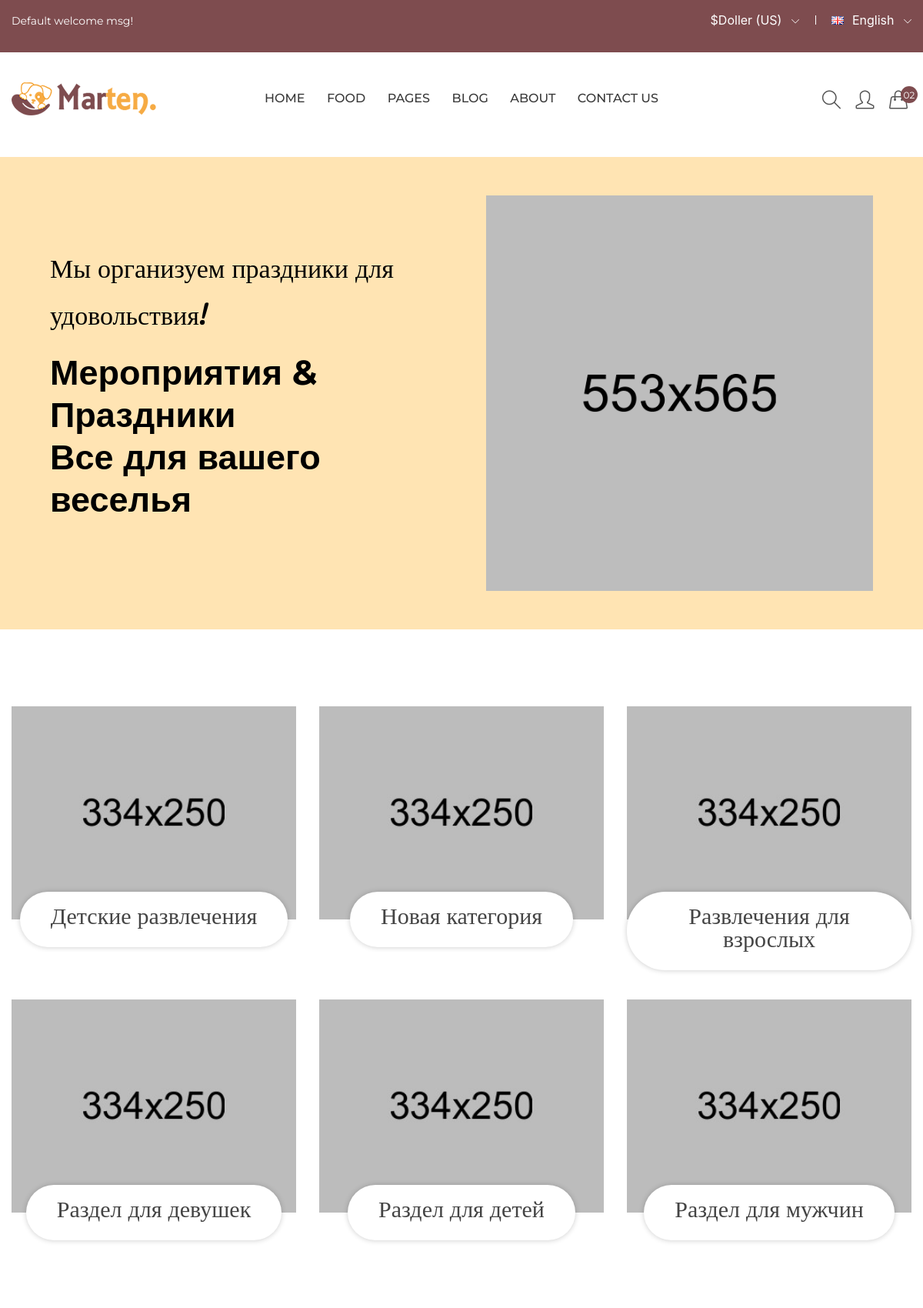
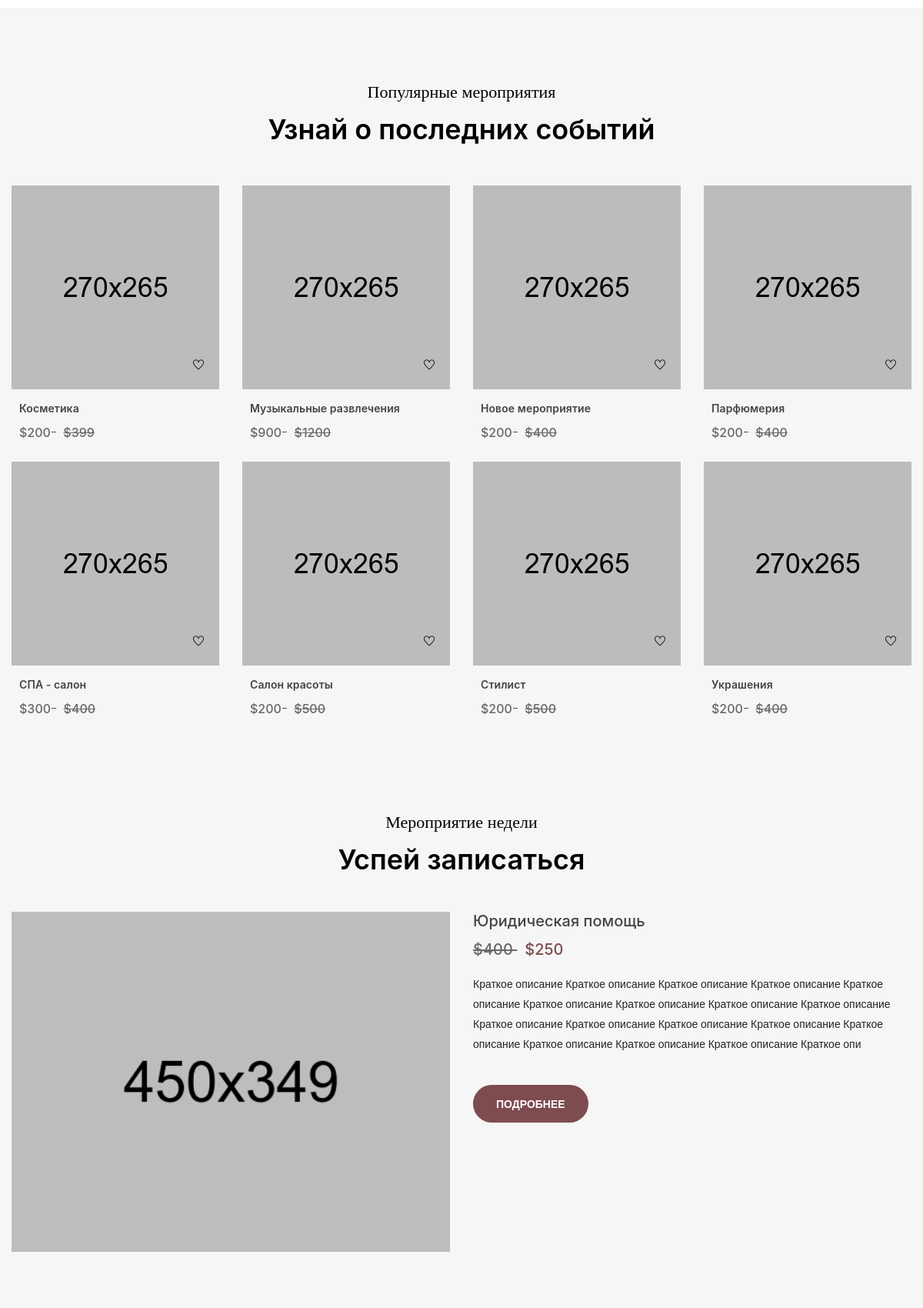
The page / (upper part) on the database its author committed (2 pictures, top to bottom).
### holiday/models.py (models this page shows, shortened)
class CategoriesHoliday(models.Model):
    class Meta:
        verbose_name = 'Категории праздника'
        verbose_name_plural = 'Категории праздников'
    name = models.CharField(verbose_name='Наименование', max_length=155)
    photo = models.ImageField(verbose_name='Фотография', upload_to='photo/CategoriesHolidays/%Y/%m/%d/')
    gender = models.BooleanField(verbose_name='Мужской(галочка есть)/Женский(галочки нет)')

class Event(models.Model):
    class Meta:
        verbose_name = 'Мероприятие'
        verbose_name_plural = 'Мероприятия'
    name = models.CharField(verbose_name='Наименование', max_length=155)
    categories = models.ForeignKey(CategoriesHoliday, verbose_name='Категория праздника', on_delete=models.PROTECT)
    photo = models.ImageField(verbose_name='Фотография', upload_to='photo/EventHolidays/%Y/%m/%d/')
    description = models.TextField(verbose_name='Краткое описание(не более 300 символов)', max_length=300)
    full_text = models.TextField(verbose_name='Подробное описание')
    data_start = models.DateTimeField(verbose_name='Дата начала')
    data_end = models.DateTimeField(verbose_name='Дата окончания')
    old_price = models.IntegerField(verbose_name='Старая цена', default=0)
    price = models.IntegerField(verbose_name='Цена')
    is_active = models.BooleanField(verbose_name='Опубликовано')
    popular = models.BooleanField(verbose_name='Отображение на главной странице(должно быть кратным 4)')
    event_of_the_week = models.BooleanField(verbose_name='Праздник недели(Может быть один)')

### holiday/views.py (the view)
# urls.py: path('', show_landing, name='landing_holiday'),
def show_landing(req):
    data = {
        'categories': CategoriesHoliday.objects.order_by('name'),
        'events': Event.objects.order_by('name')
    }
    return render(req, 'holiday/landing.html', data)

### holiday/templates/holiday/landing.html (shortened to what this page needs)
{% load static %}
<!doctype html>
<html lang="en">
<head>
    <link rel="stylesheet" href='{% static "main/css/style.css" %}' type="text/css" />
    <link rel="stylesheet" href="{% static 'main/css/jquery-ui.css' %}">
    <link rel="stylesheet" href="{% static 'main/css/bootstrap.min.css' %}">
    <link rel="stylesheet" href="{% static 'main/css/meanmenu.min.css' %}">
    <link rel="stylesheet" href="{% static 'main/css/owl.carousel.min.css' %}">
    <link rel="stylesheet" href="{% static 'main/css/responsive.css' %}">
    <link rel="stylesheet" href="{% static 'main/css/simple-line-icons.css' %}">
    <link rel="stylesheet" href="{% static 'main/css/slick.css' %}">
    <link rel="stylesheet" href="{% static 'main/css/themify-icons.css' %}">
</head>
<body>
    <header class="header-area">
            <div class="header-top theme-bg">
                <div class="container">
                    <div class="row">
                        <div class="col-lg-4 col-md-4 col-12">
                            <div class="welcome-area">
                                <p>Default welcome msg! </p>
                            </div>
                        </div>
                        <div class="col-lg-8 col-md-8 col-12">
                            <div class="account-curr-lang-wrap f-right">
                                <ul>
                                    <li class="top-hover"><a href="#">$Doller (US) <i class="icon-arrow-down"></i></a>
                                    </li>
                                    <li><a href="#"><img alt="flag" src="{% static 'main/img/icon-img/en.jpg' %}"> English  <i class="icon-arrow-down"></i></a>
                                    </li>
                                </ul>
                            </div>
                        </div>
                    </div>
                </div>
            </div>
            <div class="header-bottom transparent-bar">
                <div class="container">
                    <div class="row">
                        <div class="col-xl-2 col-lg-3 col-md-4 col-sm-4 col-5">
                            <div class="logo pt-39">
                                <a href="{% url 'landing_holiday' %}"><img alt="" src="{% static 'holiday/img/logo/logo.png' %}"></a>
                            </div>
                        </div>
                        <div class="col-xl-8 col-lg-7 d-none d-lg-block">
                            <div class="main-menu text-center">
                                <nav>
                                    <ul>
                                        <li><a href="index.html">HOME</a>
                                        </li>
                                        <li class="mega-menu-position"><a href="shop-page.html">Food</a>
                                        </li>
                                        <li><a href="#">PAGES</a>
                                        </li>
                                        <li><a href="blog-leftsidebar.html">Blog</a>
                                        </li>
                                        <li><a href="about-us.html">ABOUT</a></li>
                                        <li><a href="contact.html">contact us</a></li>
                                    </ul>
                                </nav>
                            </div>
                        </div>
                        <div class="col-xl-2 col-lg-2 col-md-8 col-sm-8 col-7">
                            <div class="search-login-cart-wrapper">
                                <div class="header-search same-style">
                                    <button class="search-toggle">
                                        <i class="icon-magnifier s-open"></i>
                                    </button>
                                </div>
                                <div class="header-login same-style">
                                    <a href="login-register.html"><i class="icon-user icons"></i></a>
                                </div>
                                <div class="header-cart same-style">
                                    <button class="icon-cart">
                                        <i class="icon-handbag"></i>
                                        <span class="count-style">02</span>
                                    </button>
                                </div>
                            </div>
                        </div>
                    </div>
                </div>
            </div>
        </header>
        <div class="slider-area">
            <div class="slider-active owl-dot-style owl-carousel">
                <div class="single-slider pt-100 pb-100 yellow-bg">
                    <div class="container">
                        <div class="row">
                            <div class="col-lg-6 col-md-6 col-12 col-sm-7">
                                <div class="slider-content slider-animated-1 pt-114">
                                    <h3 class="animated">Мы организуем праздники для удовольствия!</h3>
                                    <h1 class="animated">Мероприятия  & Праздники<br>Все для вашего веселья</h1>
                                </div>
                            </div>
                            <div class="col-lg-6 col-md-6 col-12 col-sm-5">
                                <div class="slider-single-img slider-animated-1">
                                    <img class="animated" src="{% static 'main/img/slider/slider-single-img.png' %}" alt="">
                                </div>
                            </div>
                        </div>
                    </div>
                </div>
            </div>
        </div>
        <div class="food-category food-category-col pt-100 pb-60">
            <div class="container">
                <div class="row">
                    {% for cat in categories %}
                        <div class="col-lg-4 col-md-4">
                            <div class="single-food-category cate-padding-1 text-center mb-30">
                                <div class="single-food-hover-2">
                                    <img src="{% static 'main/img/product/product-1.jpg' %}" alt="">
                                </div>
                                <div class="single-food-content">
                                    <h3><a href="{% url 'list_event_holiday' cat.pk %}">{{ cat.name }}</a></h3>
                                </div>
                            </div>
                        </div>
                    {% endfor %}
                </div>
            </div>
        </div>
        <div class="product-area pt-95 pb-70 gray-bg">
            <div class="container">
                <div class="section-title text-center mb-55">
                    <h4>Популярные мероприятия</h4>
                    <h2>Узнай о последних событий</h2>
                </div>
                <div class="row">
                    {% for event in events %}
                        {% if event.is_active == True %}
                            {% if event.popular == True %}
                                <div class="col-xl-3 col-lg-4 col-md-6 col-sm-6">
                                    <div class="product-wrapper mb-10">
                                        <div class="product-img">
                                            <a href="product-details.html">
                                                <img src="{% static 'main/img/product/product-4.jpg' %}" alt="">
                                            </a>
                                            <div class="product-action-wishlist">
                                                <a title="Wishlist" href="#">
                                                    <i class="ti-heart"></i>
                                                </a>
                                            </div>
                                        </div>
                                        <div class="product-content">
                                            <h4><a href="product-details.html">{{ event.name }}</a></h4>
                                            <div class="product-price">
                                                {% if event.old_price != 0 %}
                                                    <span class="new">${{ event.price }}</span>
                                                    <span class="old">${{ event.old_price }}</span>
                                                {% else %}
                                                    <span class="new">${{ event.price }} </span>
                                                {% endif %}
                                            </div>
                                        </div>
                                    </div>
                                </div>
                            {% endif %}
                        {% endif %}
                    {% endfor %}
        <div class="deal-area bg-img pt-95 pb-100">
            <div class="container">
                <div class="section-title text-center mb-50">
                    <h4>Мероприятие недели</h4>
                    <h2>Успей записаться</h2>
                </div>
                {% for event in events %}
                    {% if event.is_active == True %}
                        {% if event.event_of_the_week == True %}
                            <div class="row">
                                <div class="col-lg-6 col-md-6">
                                    <div class="deal-img wow fadeInLeft">
                                        <a href="#"><img src="{% static 'main/img/banner/banner-2.png' %}" alt=""></a>
                                    </div>
                                </div>
                                <div class="col-lg-6 col-md-6">
                                    <div class="deal-content">
                                        <h3><a href="#">{{ event.name }}</a></h3>
                                        <div class="deal-pro-price">
                                            <span class="deal-old-price">${{ event.old_price }} </span>
                                            <span> ${{ event.price }}</span>
                                        </div>
                                        <p>{{ event.description }}</p>
                                        <div class="discount-btn mt-35">
                                            <a class="btn-style" href="{% url 'event_holiday' event.pk %}">Подробнее</a>
                                        </div>
                                    </div>
                                </div>
                            </div>
                        {% endif %}
                    {% endif %}
                {% endfor %}
            </div>
        </div>
</body>
</html>

### main/static/main/css/responsive.css (style rules this page uses)
@media (min-width: 1200px) and (max-width: 1500px) { .single-slider.pt-100.pb-100.yellow-bg { padding: 50px; } }
@media (min-width: 1200px) and (max-width: 1500px) { .slider-content h1 { font-size: 50px; line-height: 70px; } }
@media (min-width: 992px) and (max-width: 1200px) { .main-menu li { padding: 0 12px; } }
@media (min-width: 992px) and (max-width: 1200px) { .search-login-cart-wrapper { padding: 46px 5px 0 0; } }
@media (min-width: 992px) and (max-width: 1200px) { .same-style { margin-left: 15px; } }
@media (min-width: 992px) and (max-width: 1200px) { .slider-content h1 { font-size: 45px; line-height: 55px; } }
@media (min-width: 992px) and (max-width: 1200px) { .single-slider.pt-100.pb-100.yellow-bg { padding: 50px; } }
@media (min-width: 992px) and (max-width: 1200px) { .pt-114 { padding-top: 62px; } }
@media (min-width: 992px) and (max-width: 1200px) { .cate-padding-1 .single-food-content > h3 { padding: 15px 40px 27px; } }
@media (min-width: 992px) and (max-width: 1200px) { .deal-img { padding: 0; } }

### rows shown on the page
CategoriesHoliday: name "Детские развлечения"
CategoriesHoliday: name "Новая категория"
CategoriesHoliday: name "Развлечения для взрослых"
CategoriesHoliday: name "Раздел для девушек"
CategoriesHoliday: name "Раздел для детей"
CategoriesHoliday: name "Раздел для мужчин"
Event: is_active True (drawn), name "Косметика", price "200", old_price "399"
Event: is_active True (drawn), name "Музыкальные развлечения", price "900", old_price "1200"
Event: is_active True (drawn), name "Новое мероприятие", price "200", old_price "400"
Event: is_active True (drawn), name "Парфюмерия", price "200", old_price "400"
Event: is_active True (drawn), name "СПА - салон", price "300", old_price "400"
Event: is_active True (drawn), name "Салон красоты", price "200", old_price "500"
Event: is_active True (drawn), name "Стилист", price "200", old_price "500"
Event: is_active True (drawn), name "Украшения", price "200", old_price "400"
Event: is_active True (drawn), name "Юридическая помощь", old_price "400", price "250", description "Краткое описание Краткое описание Краткое описание Краткое описание Краткое описание Краткое описание Краткое описание Краткое описание Краткое описание Краткое описание Краткое описание Краткое описание Краткое описание Краткое описание Краткое описание Краткое описание Краткое описание Краткое опи"
